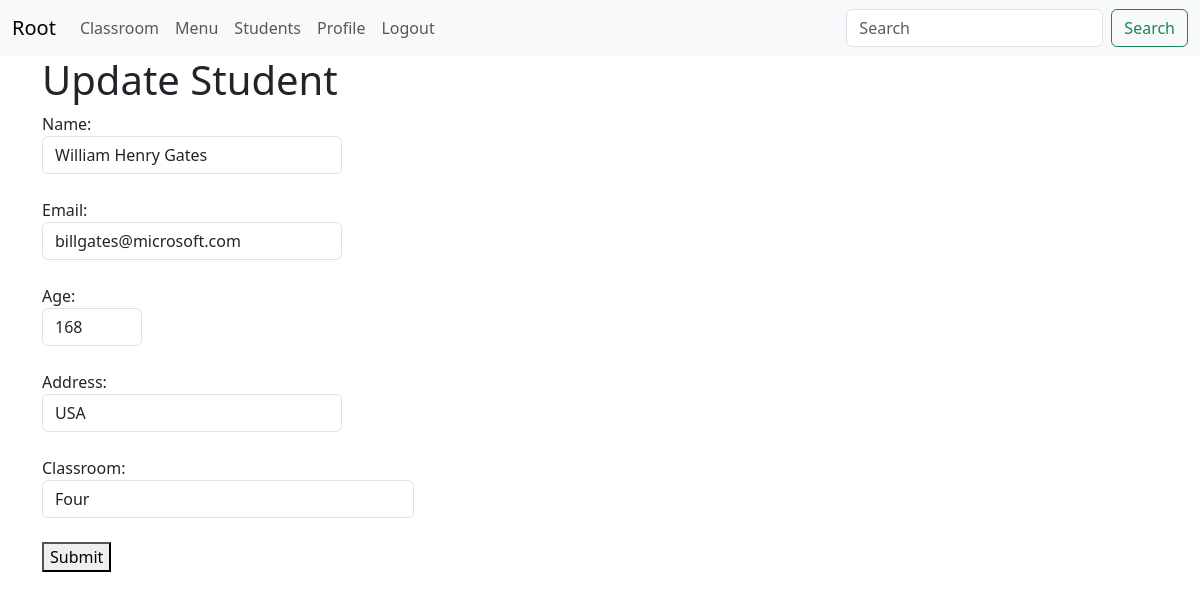
/crud/update-student/2/ (signed in), run on the app's committed database.
### crud/models.py (models this page shows)
class Student(models.Model):
    name = models.CharField(max_length=20)
    email = models.EmailField(max_length=40)
    age = models.IntegerField()
    address = models.CharField(max_length=20)
    classroom = models.ForeignKey(ClassRoom, on_delete=models.CASCADE)

### crud/views.py (the view, shortened to what this page needs)
# urls.py: path('update-student/<int:id>/', update_student, name='update_student'),
@login_required
def update_student(request, id):
    student = Student.objects.get(id=id)
    classrooms = ClassRoom.objects.all()
    return render(request, template_name="crud/update_student.html", context={"student": student, "classrooms": classrooms})

### crud/templates/crud/update_student.html (shortened to what this page needs)
{% extends 'core/base.html' %}
{% block content %}
    <h1>Update Student</h1>
    <form method="post" action="{% url 'update_student' student.id %}">
    Name:<br>
    <input value="{{ student.name }}" class="form form-control" name="name" style="width:300px"><br>
    Email:<br>
    <input value="{{ student.email }}" class="form form-control" name="email" style="width:300px"><br>
    Age:<br>
    <input value="{{ student.age }}" class="form form-control" name="age" style="width:100px"><br>
    Address:<br>
    <input value="{{ student.address }}" class="form form-control" name="address" style="width:300px"><br>
     <div class="form-group col-md-4">
      <label for="inputState">Classroom:</label>
      <select id="inputState" class="form-control" name="classroom">
          {% for classroom in classrooms %}
            {% if classroom.id == student.classroom.id %}
                <option selected value="{{classroom.id}}">{{classroom.name}}</option>
            {% else %}
                <option value="{{classroom.id}}">{{classroom.name}}</option>
            {% endif %}
          {% endfor %}
      </select>
    </div><br>
    <button type="submit">Submit</button>
</form>
{% endblock %}

### data on the page
Student: name "William Henry Gates", email "billgates@microsoft.com", age "168", address "USA"

### other printed values
form field classroom "Four"
